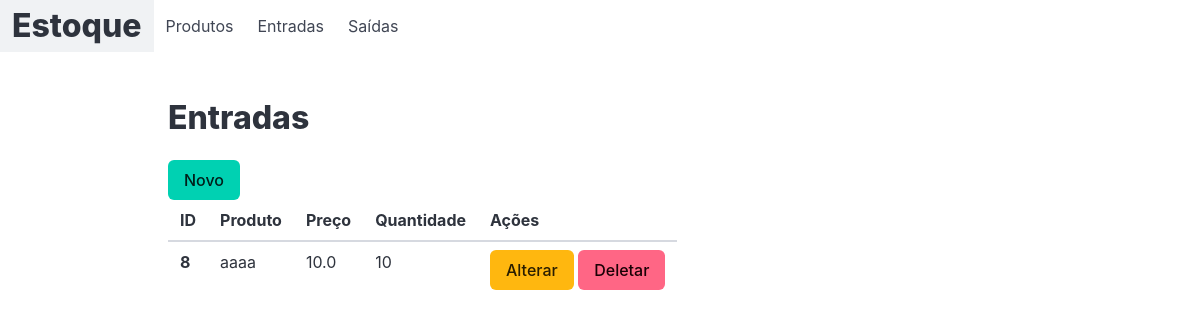
/entrada/list_entrada/, run on an earlier commit of the app's database.
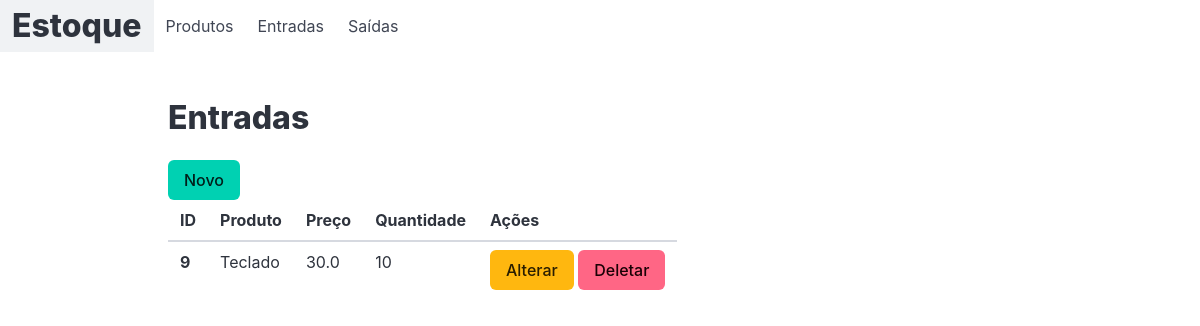
And on a later commit of the database.
### entrada/models.py (models this page shows)
class Entradas(models.Model):
    produto = models.ForeignKey(Produtos, on_delete=models.CASCADE, verbose_name='Produto')
    preco = models.FloatField('Preço', default=0)
    quantidade = models.IntegerField('Quantidade', default=0)
    criado = models.DateTimeField('Criado em', auto_now_add=True)
    modificado = models.DateTimeField('Modificado em', auto_now=True)

### produto/models.py (models this page shows, shortened)
class Produtos(models.Model):
    produto = models.CharField('Produto', max_length=200)
    cor = models.ForeignKey(Cores, on_delete=models.PROTECT,verbose_name='Cor')
    descricao = models.TextField('Descrição', blank=True)
    preco = models.DecimalField('Preço', decimal_places=2,max_digits=8, default=0)
    quantidade = models.IntegerField('Quantidade', default=0)
    criado = models.DateTimeField('Criado em',auto_now_add=True)
    modificado = models.DateTimeField('Modificado em',auto_now=True)
    def __str__(self):
        return self.produto
    class Meta:
        verbose_name = 'Produto'
        verbose_name_plural = 'Produtos'
        ordering = ['-produto']

### entrada/views.py (the view)
# urls.py: path('list_entrada/', list_entrada, name='list_entrada'),
def list_entrada(request):
    entradas = Entradas.objects.all()
    template_name = 'list_entrada.html'
    context = {
        'entradas': entradas,
    }
    return render(request, template_name, context)

### entrada/templates/list_entrada.html
{% extends 'base.html' %}
{% block product %}
<section class="section">
    <div class="container">
        <h1 class="title">Entradas</h1>
        <a class="button is-primary" href="{% url 'entrada:new_entrada' %}">Novo</a>
        <table class="table is-striped is-hoverable">
            <thead>
                <tr>
                    <th>ID</th>
                    <th>Produto</th>
                    <th>Preço</th>
                    <th>Quantidade</th>
                    <th>Ações</th>
                </tr>
            </thead>
            <tbody>
                {% for entrada in entradas %}
                    <tr>
                        <th>{{ entrada.id }}</th>
                        <td>{{ entrada.produto }}</td>
                        <td>{{ entrada.preco }}</td>
                        <td>{{ entrada.quantidade }}</td>
                        <td>
                            <a class="button is-warning" href="{% url 'entrada:update_entrada' entrada.id %}">Alterar</a>
                            <a class="button is-danger" href="{% url 'entrada:delete_entrada' entrada.id %}">Deletar</a>
                        </td>
                    </tr>
                {% empty %}
                    <tr>
                        <td colspan="5">Nenhuma entrada encontrada.</td>
                    </tr>
                {% endfor %}
            </tbody>
        </table>
    </div>
</section>
{% endblock %}

What changed in the data, as far as the page shows it:
removed Entradas: id "8", produto "aaaa", preco "10.0", quantidade "10"
added Entradas: id "9", produto "Teclado", preco "30.0", quantidade "10"
